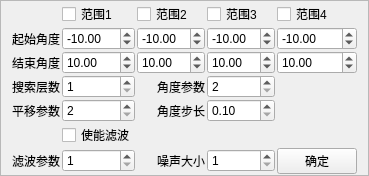
        <widget class="QFrame" name="Search_More_Frame">
         <property name="frameShape">
          <enum>QFrame::StyledPanel</enum>
         </property>
         <property name="frameShadow">
          <enum>QFrame::Raised</enum>
         </property>
         <layout class="QGridLayout" name="gridLayout_7">
          <property name="topMargin">
           <number>1</number>
          </property>
          <property name="bottomMargin">
           <number>1</number>
          </property>
          <property name="horizontalSpacing">
           <number>2</number>
          </property>
          <property name="verticalSpacing">
           <number>1</number>
          </property>
          <item row="8" column="1">
           <widget class="QSpinBox" name="Search_Blur_Size">
            <property name="minimum">
             <number>1</number>
            </property>
            <property name="maximum">
             <number>6</number>
            </property>
           </widget>
          </item>
          <item row="2" column="0">
           <widget class="QLabel" name="label_15">
            <property name="text">
             <string>起始角度</string>
            </property>
            <property name="alignment">
             <set>Qt::AlignRight|Qt::AlignTrailing|Qt::AlignVCenter</set>
            </property>
           </widget>
          </item>
          <item row="4" column="1">
           <widget class="QSpinBox" name="Search_PyNum">
            <property name="minimum">
             <number>1</number>
            </property>
            <property name="maximum">
             <number>6</number>
            </property>
           </widget>
          </item>
          <item row="2" column="1">
           <widget class="QDoubleSpinBox" name="Search_Start1">
            <property name="minimum">
             <double>-360.000000000000000</double>
            </property>
            <property name="maximum">
             <double>360.000000000000000</double>
            </property>
            <property name="singleStep">
             <double>1.000000000000000</double>
            </property>
            <property name="value">
             <double>-10.000000000000000</double>
            </property>
           </widget>
          </item>
          <item row="3" column="1">
           <widget class="QDoubleSpinBox" name="Search_End1">
            <property name="minimum">
             <double>-360.000000000000000</double>
            </property>
            <property name="maximum">
             <double>360.000000000000000</double>
            </property>
            <property name="singleStep">
             <double>1.000000000000000</double>
            </property>
            <property name="value">
             <double>10.000000000000000</double>
            </property>
           </widget>
          </item>
          <item row="4" column="0">
           <widget class="QLabel" name="label_17">
            <property name="text">
             <string>搜索层数</string>
            </property>
            <property name="alignment">
             <set>Qt::AlignRight|Qt::AlignTrailing|Qt::AlignVCenter</set>
            </property>
           </widget>
          </item>
          <item row="6" column="0">
           <widget class="QLabel" name="label_19">
            <property name="text">
             <string>平移参数</string>
            </property>
            <property name="alignment">
             <set>Qt::AlignRight|Qt::AlignTrailing|Qt::AlignVCenter</set>
            </property>
           </widget>
          </item>
          <item row="3" column="0">
           <widget class="QLabel" name="label_16">
            <property name="text">
             <string>结束角度</string>
            </property>
            <property name="alignment">
             <set>Qt::AlignRight|Qt::AlignTrailing|Qt::AlignVCenter</set>
            </property>
           </widget>
          </item>
          <item row="4" column="3">
           <widget class="QSpinBox" name="Search_AngleNbh">
            <property name="minimum">
             <number>2</number>
            </property>
           </widget>
          </item>
          <item row="6" column="1">
           <widget class="QSpinBox" name="Search_RectNbh">
            <property name="minimum">
             <number>2</number>
            </property>
           </widget>
          </item>
          <item row="4" column="2">
           <widget class="QLabel" name="label_18">
            <property name="text">
             <string>角度参数</string>
            </property>
            <property name="alignment">
             <set>Qt::AlignRight|Qt::AlignTrailing|Qt::AlignVCenter</set>
            </property>
           </widget>
          </item>
          <item row="2" column="3">
           <widget class="QDoubleSpinBox" name="Search_Start3">
            <property name="minimum">
             <double>-360.000000000000000</double>
            </property>
            <property name="maximum">
             <double>360.000000000000000</double>
            </property>
            <property name="singleStep">
             <double>1.000000000000000</double>
            </property>
            <property name="value">
             <double>-10.000000000000000</double>
            </property>
           </widget>
          </item>
          <item row="2" column="2">
           <widget class="QDoubleSpinBox" name="Search_Start2">
            <property name="minimum">
             <double>-360.000000000000000</double>
            </property>
            <property name="maximum">
             <double>360.000000000000000</double>
            </property>
            <property name="singleStep">
             <double>1.000000000000000</double>
            </property>
            <property name="value">
             <double>-10.000000000000000</double>
            </property>
           </widget>
          </item>
          <item row="2" column="4">
           <widget class="QDoubleSpinBox" name="Search_Start4">
            <property name="minimum">
             <double>-360.000000000000000</double>
            </property>
            <property name="maximum">
             <double>360.000000000000000</double>
            </property>
            <property name="singleStep">
             <double>1.000000000000000</double>
            </property>
            <property name="value">
             <double>-10.000000000000000</double>
            </property>
           </widget>
          </item>
          <item row="1" column="1">
           <widget class="QCheckBox" name="Search_Enable1">
            <property name="text">
             <string>范围1</string>
            </property>
           </widget>
          </item>
          <item row="3" column="3">
           <widget class="QDoubleSpinBox" name="Search_End3">
            <property name="minimum">
             <double>-360.000000000000000</double>
            </property>
            <property name="maximum">
             <double>360.000000000000000</double>
            </property>
            <property name="singleStep">
             <double>1.000000000000000</double>
            </property>
            <property name="value">
             <double>10.000000000000000</double>
            </property>
           </widget>
          </item>
          <item row="1" column="3">
           <widget class="QCheckBox" name="Search_Enable3">
            <property name="text">
             <string>范围3</string>
            </property>
           </widget>
          </item>
          <item row="1" column="2">
           <widget class="QCheckBox" name="Search_Enable2">
            <property name="text">
             <string>范围2</string>
            </property>
           </widget>
          </item>
          <item row="3" column="2">
           <widget class="QDoubleSpinBox" name="Search_End2">
            <property name="minimum">
             <double>-360.000000000000000</double>
            </property>
            <property name="maximum">
             <double>360.000000000000000</double>
            </property>
            <property name="singleStep">
             <double>1.000000000000000</double>
            </property>
            <property name="value">
             <double>10.000000000000000</double>
            </property>
           </widget>
          </item>
          <item row="3" column="4">
           <widget class="QDoubleSpinBox" name="Search_End4">
            <property name="minimum">
             <double>-360.000000000000000</double>
            </property>
            <property name="maximum">
             <double>360.000000000000000</double>
            </property>
            <property name="singleStep">
             <double>1.000000000000000</double>
            </property>
            <property name="value">
             <double>10.000000000000000</double>
            </property>
           </widget>
          </item>
          <item row="1" column="4">
           <widget class="QCheckBox" name="Search_Enable4">
            <property name="text">
             <string>范围4</string>
            </property>
           </widget>
          </item>
          <item row="6" column="2">
           <widget class="QLabel" name="label_13">
            <property name="text">
             <string>角度步长</string>
            </property>
            <property name="alignment">
             <set>Qt::AlignRight|Qt::AlignTrailing|Qt::AlignVCenter</set>
            </property>
           </widget>
          </item>
          <item row="6" column="3">
           <widget class="QDoubleSpinBox" name="Search_Step">
            <property name="minimum">
             <double>0.100000000000000</double>
            </property>
            <property name="maximum">
             <double>10.000000000000000</double>
            </property>
            <property name="singleStep">
             <double>0.100000000000000</double>
            </property>
           </widget>
          </item>
          <item row="8" column="3">
           <widget class="QSpinBox" name="Search_Erosion_Size">
            <property name="minimum">
             <number>1</number>
            </property>
            <property name="maximum">
             <number>6</number>
            </property>
           </widget>
          </item>
          <item row="8" column="0">
           <widget class="QLabel" name="label_21">
            <property name="text">
             <string>滤波参数</string>
            </property>
            <property name="alignment">
             <set>Qt::AlignRight|Qt::AlignTrailing|Qt::AlignVCenter</set>
            </property>
           </widget>
          </item>
          <item row="8" column="2">
           <widget class="QLabel" name="label_22">
            <property name="text">
             <string>噪声大小</string>
            </property>
            <property name="alignment">
             <set>Qt::AlignRight|Qt::AlignTrailing|Qt::AlignVCenter</set>
            </property>
           </widget>
          </item>
          <item row="8" column="4">
           <widget class="QPushButton" name="Btn_MatchParSure">
            <property name="text">
             <string>确定</string>
            </property>
           </widget>
          </item>
          <item row="7" column="1">
           <widget class="QCheckBox" name="Search_Enable_Filter">
            <property name="text">
             <string>使能滤波</string>
            </property>
           </widget>
          </item>
         </layout>
        </widget>
